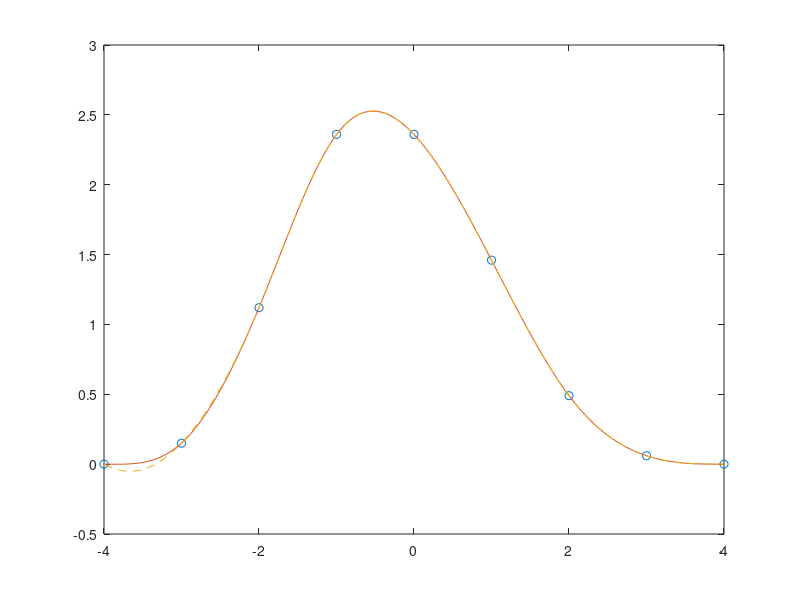

Recreate this plot in MATLAB.
%exspli2
x = -4:4;
y = [0 .15 1.12 2.36 2.36 1.46 .49 .06 0];
cs = spline(x,[0 y 0]);
cs2 = spline(x,y);
xx = linspace(-4,4,101);
plot(x,y,'o',xx,ppval(cs,xx),'-',xx,ppval(cs2,xx),'--');